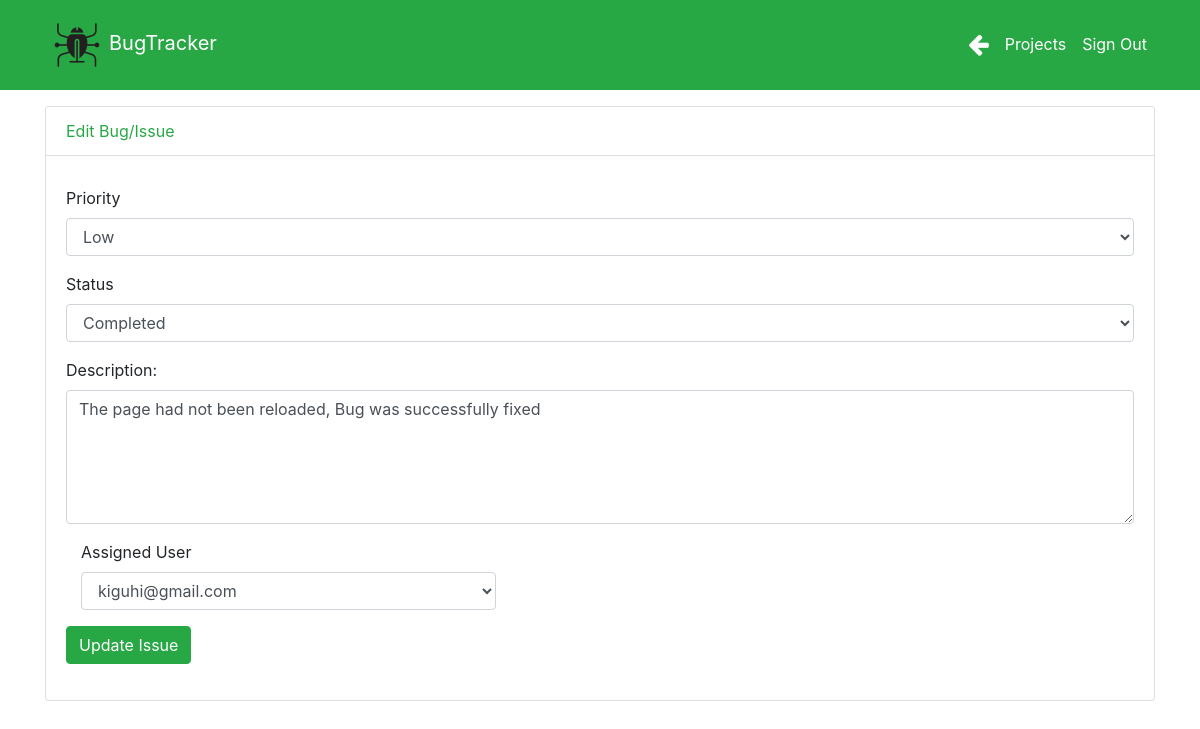
The page /editIssue.php?issue=3&project=1 on the database its author committed.
### tables this page shows
CREATE TABLE `issues` (
  `issue_id` int(11) NOT NULL,
  `issue_name` varchar(255) NOT NULL,
  `project_id` int(11) NOT NULL,
  `created_on` date NOT NULL,
  `created_by` varchar(255) NOT NULL,
  `userID` int(11) NOT NULL,
  `assigned_to` varchar(255) NOT NULL,
  `description` varchar(1000) NOT NULL,
  `priority` varchar(100) NOT NULL,
  `status` varchar(100) NOT NULL
);

### editIssue.php (the view, shortened to what this page needs)
<!DOCTYPE html>
<html lang="en">
<head>
  <link href="bootstrap/css/bootstrap.min.css" rel="stylesheet">
  <link href="css/style.css" rel="stylesheet">
  <link rel="stylesheet" href="https://cdnjs.cloudflare.com/ajax/libs/font-awesome/4.7.0/css/font-awesome.min.css">
</head>
<body>
<nav class="navbar navbar-expand-sm bg-success text-white fixed-top">
    <div class="container">
      <a class="navbar-brand" href="projects.php"><span class="text-white"><img src="images/logo.png">BugTracker</span></a>
      <div class="collapse navbar-collapse" id="navbarResponsive">
      <ul class="navbar-nav ml-auto">
          <li class="nav-item">
            <a class="nav-link text-white" href="javascript:javascript:history.go(-1)"><span><i class="fa fa-arrow-left" style="font-size:24px;color:white"></i></span></a>
          </li>
          <li class="nav-item active">
            <a class="nav-link text-white" href="projects.php">Projects</a>
          </li>
          <li class="nav-item">
          <a class="nav-link text-white" href="users.php?action=Logout">Sign Out</a>
          </li>
        </ul>
      </div>
    </div>
  </nav>
<div class="container" style="margin-top: 50px;">
    <div class="card" style="margin-top: 40px;">
        <div class="card-header text-success bg-white">
            <span>Edit Bug/Issue</span>
        </h5></div>
        <div class="card-body">
        <?php
        require 'config.php';
        $issueId=$_GET['issue'];
        $sql="SELECT issue_id,priority,status,description,assigned_to FROM issues WHERE issue_id=$issueId";
        $stm=$conn->prepare($sql);
        $stm->execute();
        $row = $stm->fetch(PDO::FETCH_ASSOC);
        ?>
            <form action="transact_bugs.php" method="post" class="form-horizontal" role="form">
                      <div class="form-group" style="margin-top: 10px">
                        <label for="admins">Priority</label>
                        <select class="form-control" id="admins" name="priority">
                         <?php echo "<option value='". $row['priority'] ."'>" .$row['priority'] ."</option>";?>
                         </select>
                     </div>
                      <div class="form-group" style="margin-top: 10px">
                        <label for="admins">Status</label>
                        <select class="form-control" id="admins" name="status">
                        <?php echo "<option value='". $row['status'] ."'>" .$row['status'] ."</option>";?>
                         </select>
                     </div>
                  <div class="form-group" style="margin-top: 10px"s>
                 <label for="comment">Description:</label>
                 <textarea class='form-control' rows='5' name='description'><?php echo $row['description']; ?></textarea>
                  </div>
              <div class="col-sm-5">
                      <div class="form-group" style="margin-top: 10px">
                        <label for="admins">Assigned User</label>
                        <select class="form-control" id="admins" name="assigned">
                         <?php
                         echo "<option value='". $row['assigned_to'] ."'>" .$row['assigned_to'] ."</option>";
                          ?>
                         </select>
                     </div>
                   </div>
                    <div  class="form-group" style="margin-top: 10px;">
                         <button type="submit" class="btn btn-success text-white" name="updateBug">Update Issue</button>
                    </div>
                </form>
        </div>
       </div>
      </div>
</body>
</html>

### css/style.css (style rules this page uses)
body { padding-top: 56px; }
a { text-decoration: none; }
.text-success { color: #28a745; }

### rows shown on the page
issues: priority "Low", status "Completed", description "The page had not been reloaded, Bug was successfully fixed", assigned "kiguhi@gmail.com"
